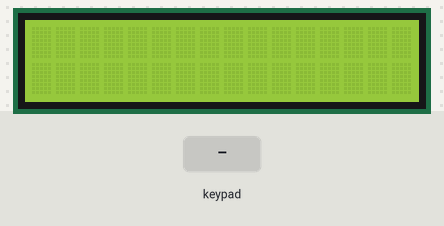
The sketch below on a simulated Arduino Uno, built with avr-gcc and run on an emulated ATmega328P. Shown: 16×2 character LCD. The inputs (shaded band) are chosen by the test bench. What the sketch prints to the serial monitor is not drawn.

Above: at 1.2 s.
1.3 s: keypad keys 1 1 1 0 9 8 # pressed 0.4 s apart
At 4.2 s:
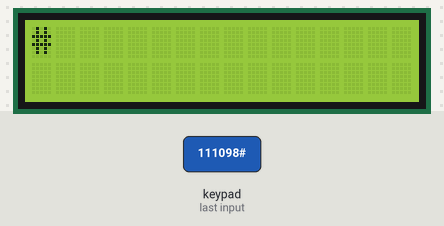
5.6 s: key 'A' pressed
At 6.6 s:
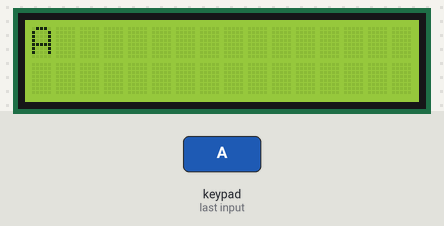
7.1 s: key 'B' pressed
At 7.8 s:
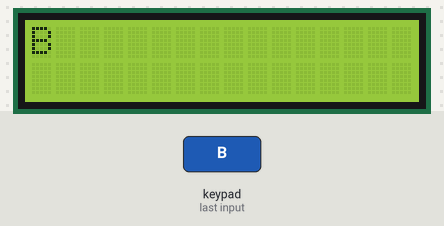
8.6 s: keypad keys 1 1 1 0 9 8 * pressed 0.4 s apart
At 11.9 s:
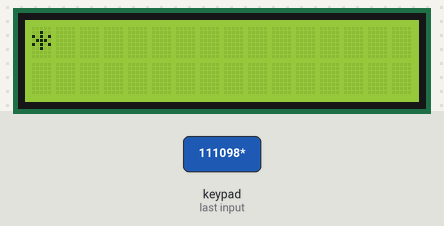
12.9 s: key 'C' pressed
At 13.5 s:
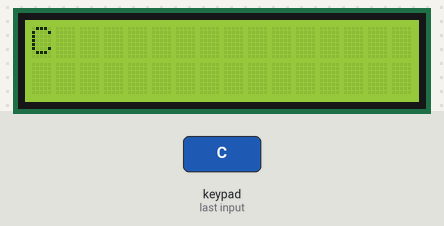
14.4 s: keypad keys 1 1 1 0 9 8 D pressed 0.4 s apart
At 14.7 s:
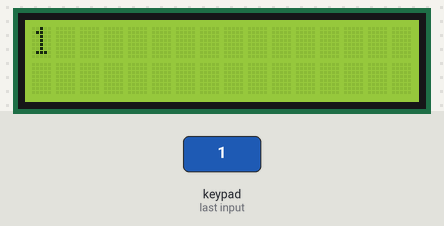
Timing chart, 0 to 17.4 s (numbered marks = the images above; inputs shaded):
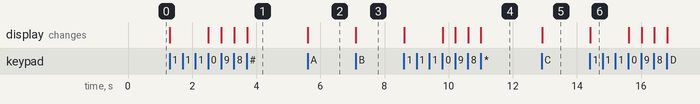

Measured:
- after the input at 1.3 s, the display: first changes at once (image 1 shows a later state)
- after the input at 5.6 s, the display: changes at once (image 2)
- after the input at 7.1 s, the display: changes at once (image 3)
- after the input at 8.6 s, the display: first changes at once (image 4 shows a later state)
- after the input at 12.9 s, the display: changes at once (image 5)
- after the input at 14.4 s, the display: changes at once (image 6)

The sketch:

2.keypad_with_lcd.ino
```cpp
#include <LiquidCrystal_I2C.h> // to use display function and object
#include <Keypad.h> // to use keypad function and object

// ----------DISPLAY CONFIGURE-----------
int lcd_address = 0x27; //can be change for differant lcd display
int lcd_row = 2, lcd_column = 16; // also can be change for differant lcd display
LiquidCrystal_I2C lcd (lcd_address, lcd_row, lcd_column); // main object to use lcd

// ----------KEYBOARD CONFIGURE----------
const byte row = 4, column = 4; //can be change for differant keypad like 3X4
                                // data type byte must
char keys[row][column] =
{
 {'1', '2', '3', 'A'},
 {'4', '5', '6', 'B'},
 {'7', '8', '9', 'C'},
 {'*', '0', '#', 'D'}
}; //define all keys

byte row_pins[row] =    {11,10,9,8}; //digital pin numbar of arduino board for keypad rows
byte col_pins[column] = {7,6,5,4}; ////digital pin numbar of arduino board for keypad cols

Keypad keyboard = Keypad(makeKeymap(keys), row_pins, col_pins, row, column); //main object
                                                                            //to use keypad

void setup()
{
  lcd.init(); //lcd display initialaization
  lcd.backlight(); //for brightness
  Serial.begin(96400);
}

void loop()
{
  char key = keyboard.getKey(); // watting for key input

  if (key) //use if statement to avoid garbage/blank keys continuously
  {
    lcd.clear(); //to avoid garbage letter for sefty
    lcd.setCursor(0,0);
    lcd.print(key); //key print on lcd display
    Serial.println(key);
  }


}
```
